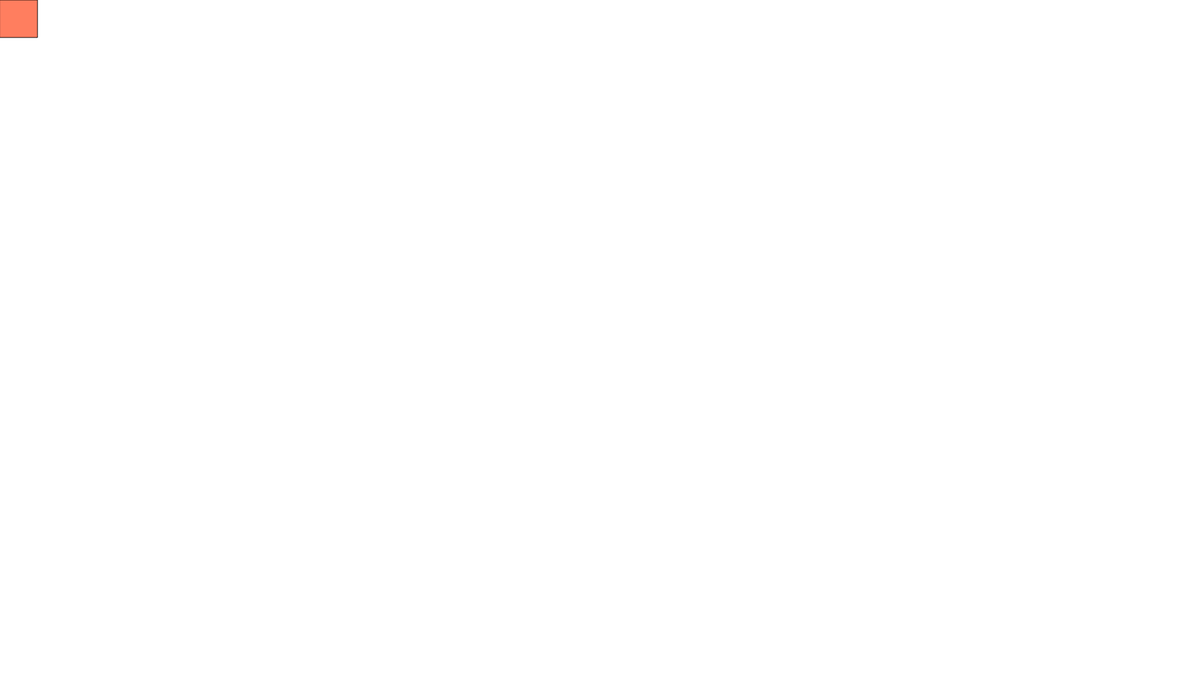
Frame 1 (no input)
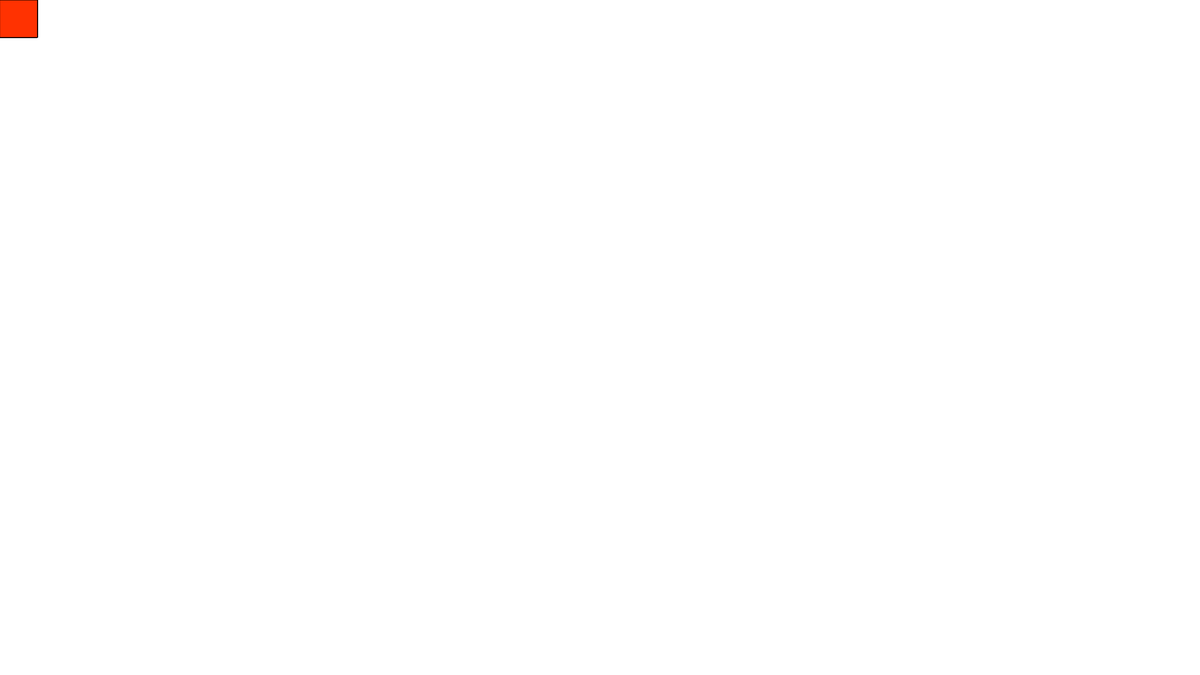
Frame 60 (no input)
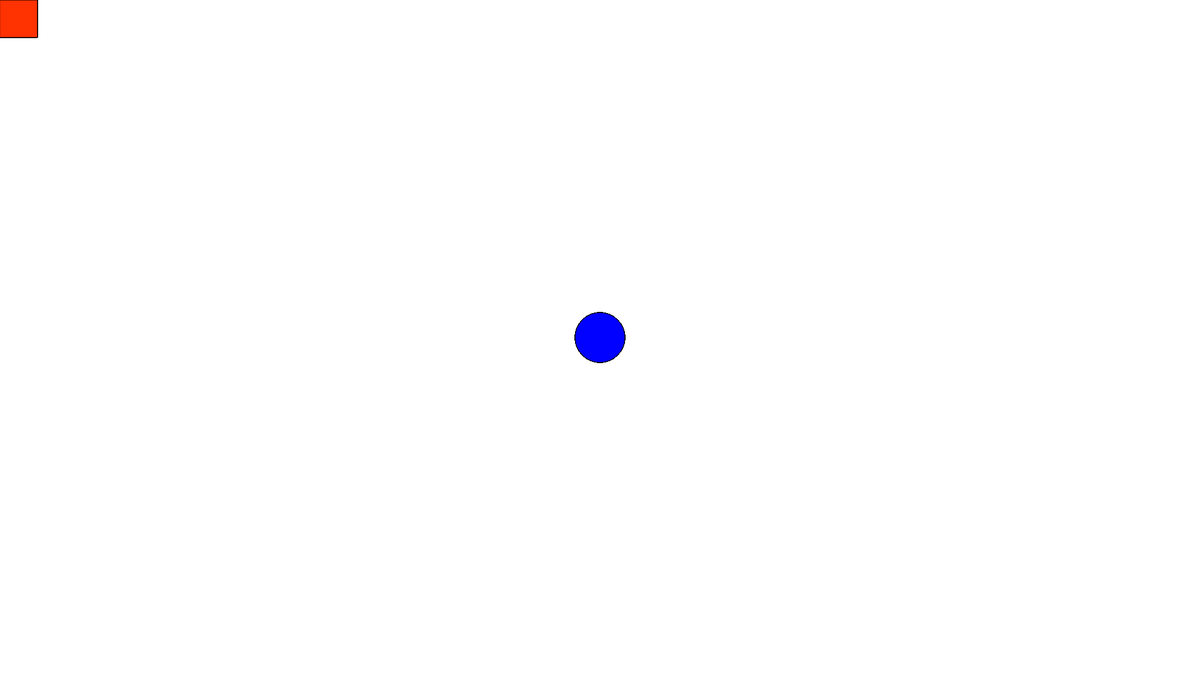
Frame 120 (the mouse pressed at the canvas centre since frame 60)

The p5.js sketch that drew these frames (run headless with seeded random() and noise() and a simulated clock; from frame 60 on, the mouse is pressed at the canvas centre):

// p5.js sketch
// ── sketch.js


function setup() {
  createCanvas(1920, 1080);
 }

 function draw() {
  if (mouseIsPressed) {
    fill(0, 0, 255, 160);
    ellipse(mouseX, mouseY, 80, 80);
  
  } else {
    fill(255, 50, 0, 160);
    square(mouseX, mouseY, 60);
  }

 }
 
